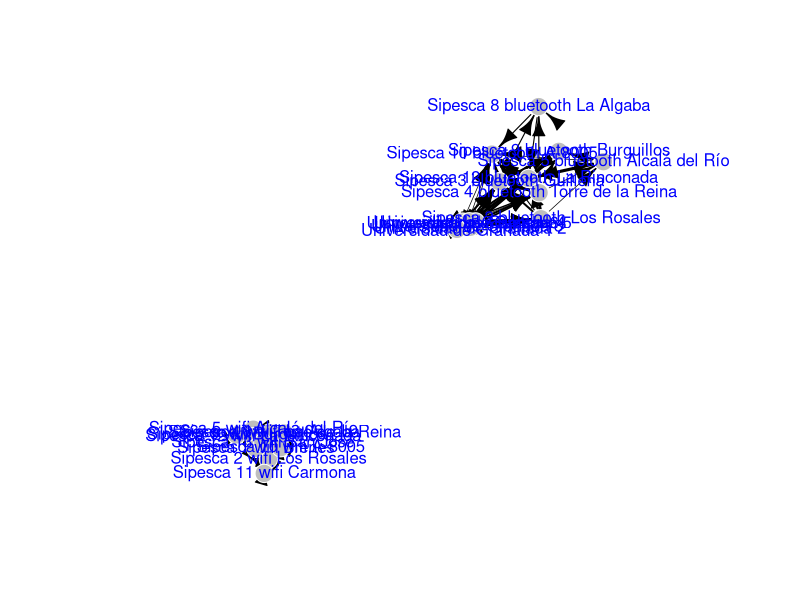

This chart was generated by the following R code:
library(igraph)
traffic.graph <- graph.empty(n=0)

traffic.graph <- traffic.graph + vertex("Universidad de Granada 2")
traffic.graph <- traffic.graph + vertex("Sipesca 12 bluetooth La Rinconada")
traffic.graph <- traffic.graph + vertex("Sipesca 5 wifi Alcalá del Río")
traffic.graph <- traffic.graph + vertex("Sipesca 2 bluetooth Los Rosales")
traffic.graph <- traffic.graph + vertex("Sipesca 12 wifi La Rinconada")
traffic.graph <- traffic.graph + vertex("Sipesca 3 bluetooth Guillena")
traffic.graph <- traffic.graph + vertex("Sipesca 2 wifi Los Rosales")
traffic.graph <- traffic.graph + vertex("Universidad de Granada 6")
traffic.graph <- traffic.graph + vertex("Sipesca 10 bluetooth A-8005")
traffic.graph <- traffic.graph + vertex("Sipesca 8 wifi La Algaba")
traffic.graph <- traffic.graph + vertex("Sipesca 11 wifi Carmona")
traffic.graph <- traffic.graph + vertex("Sipesca 4 bluetooth Torre de la Reina")
traffic.graph <- traffic.graph + vertex("Sipesca 9 bluetooth Burguillos")
traffic.graph <- traffic.graph + vertex("Sipesca 9 wifi Burguillos")
traffic.graph <- traffic.graph + vertex("Universidad de Granada 3")
traffic.graph <- traffic.graph + vertex("Universidad de Granada 5")
traffic.graph <- traffic.graph + vertex("Sipesca 10 wifi A-8005")
traffic.graph <- traffic.graph + vertex("Sipesca 5 bluetooth Alcalá del Río")
traffic.graph <- traffic.graph + vertex("Sipesca 1 wifi Brenes")
traffic.graph <- traffic.graph + vertex("Sipesca 8 bluetooth La Algaba")
traffic.graph <- traffic.graph + vertex("Universidad de Granada 4")
traffic.graph <- traffic.graph + vertex("Universidad de Granada 1")
traffic.graph <- traffic.graph + vertex("Sipesca 4 wifi Torre de la Reina")
traffic.graph <- traffic.graph + vertex("Sipesca 13 wifi San José")
traffic.graph <- traffic.graph + edge("Sipesca 1 wifi Brenes","Sipesca 9 wifi Burguillos",weight=77)
traffic.graph <- traffic.graph + edge("Sipesca 1 wifi Brenes","Sipesca 13 wifi San José",weight=1084)
traffic.graph <- traffic.graph + edge("Sipesca 1 wifi Brenes","Sipesca 4 wifi Torre de la Reina",weight=72)
traffic.graph <- traffic.graph + edge("Sipesca 1 wifi Brenes","Sipesca 11 wifi Carmona",weight=51)
traffic.graph <- traffic.graph + edge("Sipesca 1 wifi Brenes","Sipesca 8 wifi La Algaba",weight=99)
traffic.graph <- traffic.graph + edge("Sipesca 1 wifi Brenes","Sipesca 10 wifi A-8005",weight=92)
traffic.graph <- traffic.graph + edge("Sipesca 1 wifi Brenes","Sipesca 2 wifi Los Rosales",weight=188)
traffic.graph <- traffic.graph + edge("Sipesca 1 wifi Brenes","Sipesca 12 wifi La Rinconada",weight=142)
traffic.graph <- traffic.graph + edge("Sipesca 1 wifi Brenes","Sipesca 5 wifi Alcalá del Río",weight=119)
traffic.graph <- traffic.graph + edge("Universidad de Granada 4","Sipesca 3 bluetooth Guillena",weight=5)
traffic.graph <- traffic.graph + edge("Universidad de Granada 4","Sipesca 4 bluetooth Torre de la Reina",weight=2)
traffic.graph <- traffic.graph + edge("Universidad de Granada 4","Universidad de Granada 6",weight=3103)
traffic.graph <- traffic.graph + edge("Universidad de Granada 4","Universidad de Granada 5",weight=1456)
traffic.graph <- traffic.graph + edge("Universidad de Granada 4","Sipesca 10 bluetooth A-8005",weight=1)
traffic.graph <- traffic.graph + edge("Universidad de Granada 4","Sipesca 2 bluetooth Los Rosales",weight=4)
traffic.graph <- traffic.graph + edge("Universidad de Granada 4","Sipesca 12 bluetooth La Rinconada",weight=6)
traffic.graph <- traffic.graph + edge("Sipesca 8 bluetooth La Algaba","Sipesca 12 bluetooth La Rinconada",weight=3)
traffic.graph <- traffic.graph + edge("Sipesca 8 bluetooth La Algaba","Sipesca 10 bluetooth A-8005",weight=3)
traffic.graph <- traffic.graph + edge("Sipesca 4 wifi Torre de la Reina","Sipesca 12 wifi La Rinconada",weight=95)
traffic.graph <- traffic.graph + edge("Sipesca 4 wifi Torre de la Reina","Sipesca 10 wifi A-8005",weight=47)
traffic.graph <- traffic.graph + edge("Sipesca 4 wifi Torre de la Reina","Sipesca 9 wifi Burguillos",weight=33)
traffic.graph <- traffic.graph + edge("Sipesca 4 wifi Torre de la Reina","Sipesca 13 wifi San José",weight=145)
traffic.graph <- traffic.graph + edge("Sipesca 4 wifi Torre de la Reina","Sipesca 8 wifi La Algaba",weight=383)
traffic.graph <- traffic.graph + edge("Sipesca 4 wifi Torre de la Reina","Sipesca 11 wifi Carmona",weight=4)
traffic.graph <- traffic.graph + edge("Sipesca 4 wifi Torre de la Reina","Sipesca 5 wifi Alcalá del Río",weight=58)
traffic.graph <- traffic.graph + edge("Universidad de Granada 1","Sipesca 4 bluetooth Torre de la Reina",weight=4)
traffic.graph <- traffic.graph + edge("Universidad de Granada 1","Sipesca 10 bluetooth A-8005",weight=1)
traffic.graph <- traffic.graph + edge("Universidad de Granada 1","Universidad de Granada 4",weight=889)
traffic.graph <- traffic.graph + edge("Universidad de Granada 1","Sipesca 3 bluetooth Guillena",weight=2)
traffic.graph <- traffic.graph + edge("Universidad de Granada 1","Universidad de Granada 5",weight=83)
traffic.graph <- traffic.graph + edge("Universidad de Granada 1","Universidad de Granada 6",weight=270)
traffic.graph <- traffic.graph + edge("Universidad de Granada 1","Universidad de Granada 2",weight=1060)
traffic.graph <- traffic.graph + edge("Universidad de Granada 1","Universidad de Granada 3",weight=789)
traffic.graph <- traffic.graph + edge("Universidad de Granada 1","Sipesca 12 bluetooth La Rinconada",weight=2)
traffic.graph <- traffic.graph + edge("Universidad de Granada 1","Sipesca 2 bluetooth Los Rosales",weight=2)
traffic.graph <- traffic.graph + edge("Universidad de Granada 3","Sipesca 4 bluetooth Torre de la Reina",weight=3)
traffic.graph <- traffic.graph + edge("Universidad de Granada 3","Universidad de Granada 4",weight=11112)
traffic.graph <- traffic.graph + edge("Universidad de Granada 3","Sipesca 10 bluetooth A-8005",weight=2)
traffic.graph <- traffic.graph + edge("Universidad de Granada 3","Universidad de Granada 6",weight=5675)
traffic.graph <- traffic.graph + edge("Universidad de Granada 3","Universidad de Granada 5",weight=1993)
traffic.graph <- traffic.graph + edge("Universidad de Granada 3","Sipesca 3 bluetooth Guillena",weight=6)
traffic.graph <- traffic.graph + edge("Universidad de Granada 3","Sipesca 12 bluetooth La Rinconada",weight=7)
traffic.graph <- traffic.graph + edge("Universidad de Granada 3","Sipesca 2 bluetooth Los Rosales",weight=6)
traffic.graph <- traffic.graph + edge("Universidad de Granada 5","Sipesca 2 bluetooth Los Rosales",weight=4)
traffic.graph <- traffic.graph + edge("Universidad de Granada 5","Sipesca 12 bluetooth La Rinconada",weight=6)
traffic.graph <- traffic.graph + edge("Universidad de Granada 5","Sipesca 10 bluetooth A-8005",weight=1)
traffic.graph <- traffic.graph + edge("Universidad de Granada 5","Universidad de Granada 6",weight=1896)
traffic.graph <- traffic.graph + edge("Universidad de Granada 5","Sipesca 3 bluetooth Guillena",weight=4)
traffic.graph <- traffic.graph + edge("Universidad de Granada 5","Sipesca 4 bluetooth Torre de la Reina",weight=4)
traffic.graph <- traffic.graph + edge("Sipesca 10 wifi A-8005","Sipesca 11 wifi Carmona",weight=19)
traffic.graph <- traffic.graph + edge("Sipesca 10 wifi A-8005","Sipesca 12 wifi La Rinconada",weight=128)
traffic.graph <- traffic.graph + edge("Sipesca 10 wifi A-8005","Sipesca 13 wifi San José",weight=267)
traffic.graph <- traffic.graph + edge("Sipesca 5 bluetooth Alcalá del Río","Sipesca 9 bluetooth Burguillos",weight=8)
traffic.graph <- traffic.graph + edge("Sipesca 5 bluetooth Alcalá del Río","Sipesca 8 bluetooth La Algaba",weight=1)
traffic.graph <- traffic.graph + edge("Sipesca 5 bluetooth Alcalá del Río","Sipesca 12 bluetooth La Rinconada",weight=20)
traffic.graph <- traffic.graph + edge("Sipesca 5 bluetooth Alcalá del Río","Sipesca 10 bluetooth A-8005",weight=2)
traffic.graph <- traffic.graph + edge("Sipesca 8 wifi La Algaba","Sipesca 11 wifi Carmona",weight=9)
traffic.graph <- traffic.graph + edge("Sipesca 8 wifi La Algaba","Sipesca 12 wifi La Rinconada",weight=176)
traffic.graph <- traffic.graph + edge("Sipesca 8 wifi La Algaba","Sipesca 9 wifi Burguillos",weight=75)
traffic.graph <- traffic.graph + edge("Sipesca 8 wifi La Algaba","Sipesca 10 wifi A-8005",weight=102)
traffic.graph <- traffic.graph + edge("Sipesca 8 wifi La Algaba","Sipesca 13 wifi San José",weight=342)
traffic.graph <- traffic.graph + edge("Sipesca 10 bluetooth A-8005","Sipesca 12 bluetooth La Rinconada",weight=18)
traffic.graph <- traffic.graph + edge("Sipesca 11 wifi Carmona","Sipesca 12 wifi La Rinconada",weight=7)
traffic.graph <- traffic.graph + edge("Sipesca 11 wifi Carmona","Sipesca 13 wifi San José",weight=27)
traffic.graph <- traffic.graph + edge("Sipesca 4 bluetooth Torre de la Reina","Sipesca 5 bluetooth Alcalá del Río",weight=2)
traffic.graph <- traffic.graph + edge("Sipesca 4 bluetooth Torre de la Reina","Sipesca 9 bluetooth Burguillos",weight=4)
traffic.graph <- traffic.graph + edge("Sipesca 4 bluetooth Torre de la Reina","Sipesca 10 bluetooth A-8005",weight=5)
traffic.graph <- traffic.graph + edge("Sipesca 4 bluetooth Torre de la Reina","Sipesca 12 bluetooth La Rinconada",weight=15)
traffic.graph <- traffic.graph + edge("Sipesca 4 bluetooth Torre de la Reina","Sipesca 8 bluetooth La Algaba",weight=3)
traffic.graph <- traffic.graph + edge("Sipesca 9 wifi Burguillos","Sipesca 11 wifi Carmona",weight=2)
traffic.graph <- traffic.graph + edge("Sipesca 9 wifi Burguillos","Sipesca 13 wifi San José",weight=103)
traffic.graph <- traffic.graph + edge("Sipesca 9 wifi Burguillos","Sipesca 10 wifi A-8005",weight=21)
traffic.graph <- traffic.graph + edge("Sipesca 9 wifi Burguillos","Sipesca 12 wifi La Rinconada",weight=231)
traffic.graph <- traffic.graph + edge("Sipesca 9 bluetooth Burguillos","Sipesca 12 bluetooth La Rinconada",weight=36)
traffic.graph <- traffic.graph + edge("Sipesca 9 bluetooth Burguillos","Sipesca 10 bluetooth A-8005",weight=1)
traffic.graph <- traffic.graph + edge("Universidad de Granada 2","Universidad de Granada 3",weight=6552)
traffic.graph <- traffic.graph + edge("Universidad de Granada 2","Sipesca 2 bluetooth Los Rosales",weight=6)
traffic.graph <- traffic.graph + edge("Universidad de Granada 2","Sipesca 12 bluetooth La Rinconada",weight=10)
traffic.graph <- traffic.graph + edge("Universidad de Granada 2","Sipesca 3 bluetooth Guillena",weight=8)
traffic.graph <- traffic.graph + edge("Universidad de Granada 2","Universidad de Granada 5",weight=1244)
traffic.graph <- traffic.graph + edge("Universidad de Granada 2","Universidad de Granada 6",weight=2418)
traffic.graph <- traffic.graph + edge("Universidad de Granada 2","Sipesca 10 bluetooth A-8005",weight=2)
traffic.graph <- traffic.graph + edge("Universidad de Granada 2","Universidad de Granada 4",weight=6423)
traffic.graph <- traffic.graph + edge("Universidad de Granada 2","Sipesca 4 bluetooth Torre de la Reina",weight=6)
traffic.graph <- traffic.graph + edge("Sipesca 2 bluetooth Los Rosales","Sipesca 3 bluetooth Guillena",weight=7)
traffic.graph <- traffic.graph + edge("Sipesca 2 bluetooth Los Rosales","Sipesca 4 bluetooth Torre de la Reina",weight=2)
traffic.graph <- traffic.graph + edge("Sipesca 2 bluetooth Los Rosales","Sipesca 5 bluetooth Alcalá del Río",weight=2)
traffic.graph <- traffic.graph + edge("Sipesca 2 bluetooth Los Rosales","Sipesca 10 bluetooth A-8005",weight=3)
traffic.graph <- traffic.graph + edge("Sipesca 2 bluetooth Los Rosales","Sipesca 12 bluetooth La Rinconada",weight=13)
traffic.graph <- traffic.graph + edge("Sipesca 5 wifi Alcalá del Río","Sipesca 12 wifi La Rinconada",weight=329)
traffic.graph <- traffic.graph + edge("Sipesca 5 wifi Alcalá del Río","Sipesca 9 wifi Burguillos",weight=237)
traffic.graph <- traffic.graph + edge("Sipesca 5 wifi Alcalá del Río","Sipesca 10 wifi A-8005",weight=38)
traffic.graph <- traffic.graph + edge("Sipesca 5 wifi Alcalá del Río","Sipesca 13 wifi San José",weight=187)
traffic.graph <- traffic.graph + edge("Sipesca 5 wifi Alcalá del Río","Sipesca 8 wifi La Algaba",weight=138)
traffic.graph <- traffic.graph + edge("Sipesca 5 wifi Alcalá del Río","Sipesca 11 wifi Carmona",weight=7)
traffic.graph <- traffic.graph + edge("Sipesca 12 wifi La Rinconada","Sipesca 13 wifi San José",weight=514)
traffic.graph <- traffic.graph + edge("Sipesca 3 bluetooth Guillena","Sipesca 4 bluetooth Torre de la Reina",weight=22)
traffic.graph <- traffic.graph + edge("Sipesca 3 bluetooth Guillena","Sipesca 9 bluetooth Burguillos",weight=12)
traffic.graph <- traffic.graph + edge("Sipesca 3 bluetooth Guillena","Sipesca 5 bluetooth Alcalá del Río",weight=1)
traffic.graph <- traffic.graph + edge("Sipesca 3 bluetooth Guillena","Sipesca 10 bluetooth A-8005",weight=3)
traffic.graph <- traffic.graph + edge("Sipesca 3 bluetooth Guillena","Sipesca 8 bluetooth La Algaba",weight=3)
traffic.graph <- traffic.graph + edge("Sipesca 3 bluetooth Guillena","Sipesca 12 bluetooth La Rinconada",weight=32)
traffic.graph <- traffic.graph + edge("Universidad de Granada 6","Sipesca 4 bluetooth Torre de la Reina",weight=4)
traffic.graph <- traffic.graph + edge("Universidad de Granada 6","Sipesca 3 bluetooth Guillena",weight=7)
traffic.graph <- traffic.graph + edge("Universidad de Granada 6","Sipesca 2 bluetooth Los Rosales",weight=8)
traffic.graph <- traffic.graph + edge("Universidad de Granada 6","Sipesca 12 bluetooth La Rinconada",weight=8)
traffic.graph <- traffic.graph + edge("Universidad de Granada 6","Sipesca 10 bluetooth A-8005",weight=2)
traffic.graph <- traffic.graph + edge("Sipesca 2 wifi Los Rosales","Sipesca 11 wifi Carmona",weight=153)
traffic.graph <- traffic.graph + edge("Sipesca 2 wifi Los Rosales","Sipesca 8 wifi La Algaba",weight=32)
traffic.graph <- traffic.graph + edge("Sipesca 2 wifi Los Rosales","Sipesca 9 wifi Burguillos",weight=16)
traffic.graph <- traffic.graph + edge("Sipesca 2 wifi Los Rosales","Sipesca 13 wifi San José",weight=117)
traffic.graph <- traffic.graph + edge("Sipesca 2 wifi Los Rosales","Sipesca 4 wifi Torre de la Reina",weight=15)
traffic.graph <- traffic.graph + edge("Sipesca 2 wifi Los Rosales","Sipesca 5 wifi Alcalá del Río",weight=23)
traffic.graph <- traffic.graph + edge("Sipesca 2 wifi Los Rosales","Sipesca 10 wifi A-8005",weight=83)
traffic.graph <- traffic.graph + edge("Sipesca 2 wifi Los Rosales","Sipesca 12 wifi La Rinconada",weight=29)
plot(traffic.graph, layout = layout.fruchterman.reingold,
      vertex.size = 10,
      vertex.color="gray",
      vertex.frame.color= "white",
      vertex.label.color = "blue",
      vertex.label.family = "sans",
      edge.width=log(E(traffic.graph)$weight),  
      edge.color="black")

